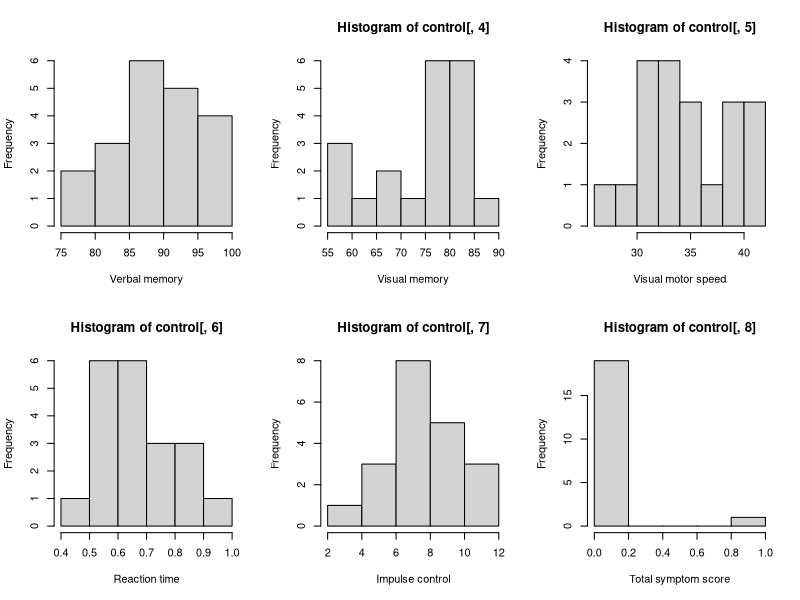
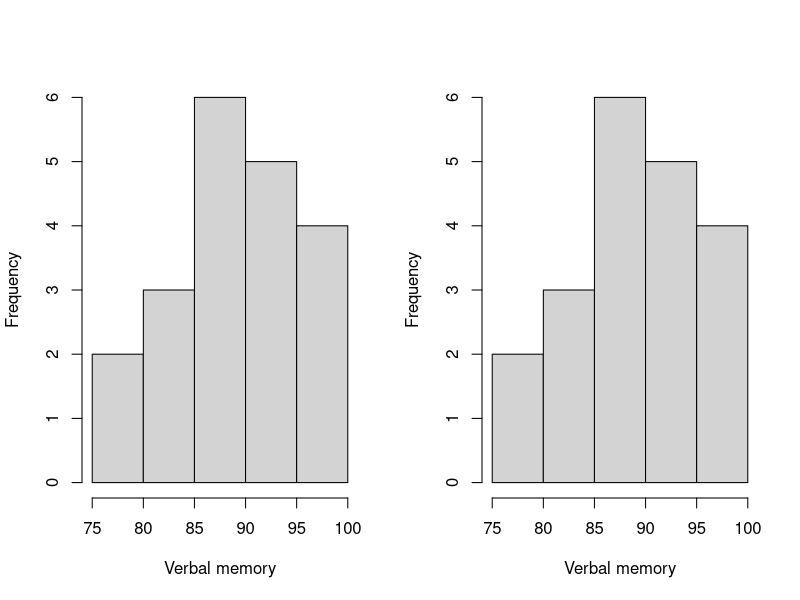
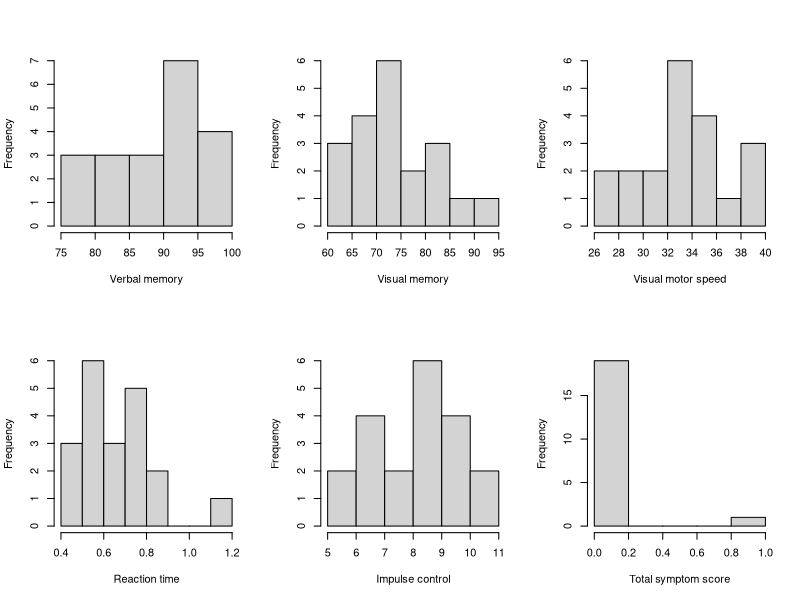
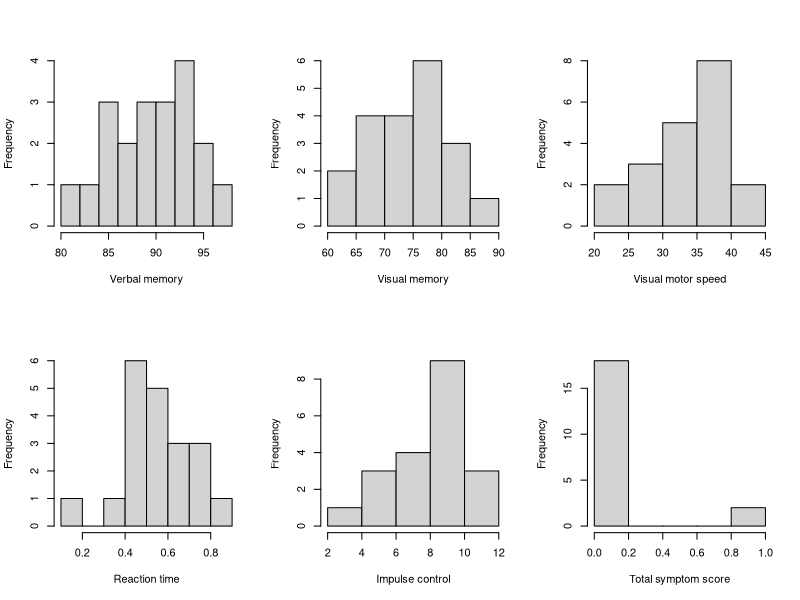
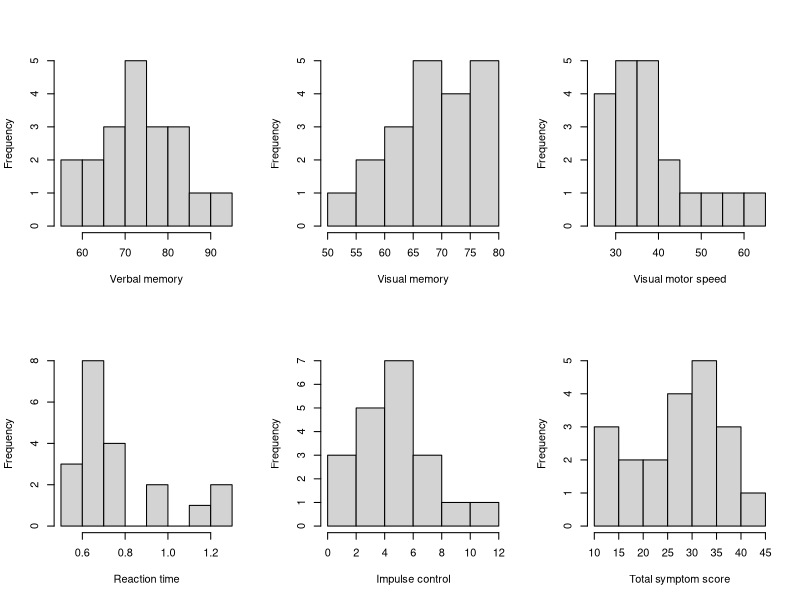
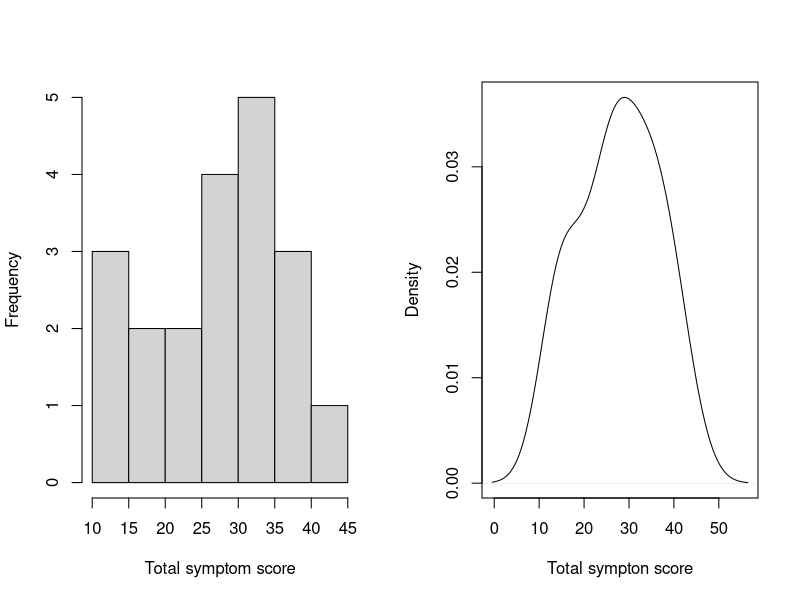
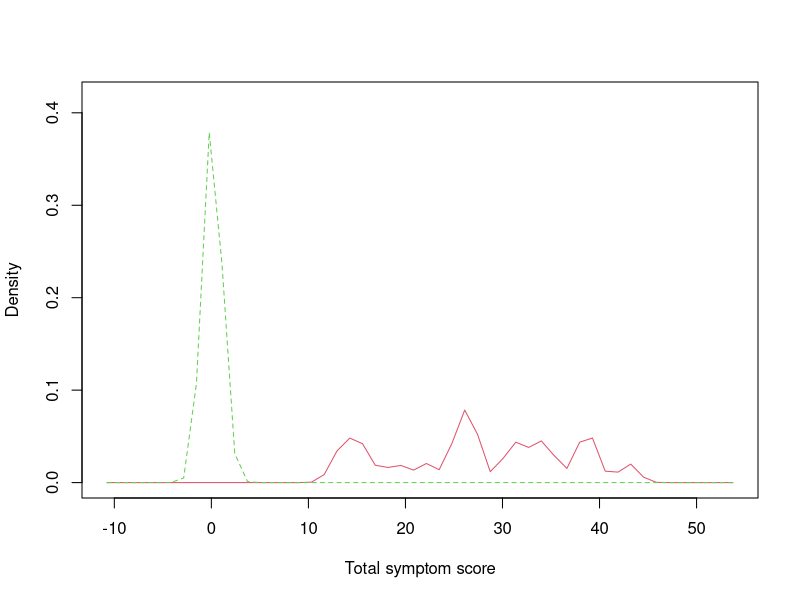

Recreate these plots in R, in order.
# Statistics One Lab 2 

# Lab goals
#   Read a datafile into R
#   Learn more about object types
#   Print summary statistics
#   Examine distributions using histograms

# Example
#   Investigating the effects of sports-related concussion
#   Simulated data are based on an online assessment tool called IMPACT (http://www.impacttest.com)
#   IMPACT provides 6 main measures, listed here:
#     Memory composite verbal
#     Memory composite visual
#     Visual motor speed composite
#     Reaction time composite
#     Impulse control composite
#     Total symptom score


# Check your working directory
# getwd()

setwd("/home/joey/github/R/Coursera Statistics Princeton//")

# If necessary, set your working directory

# If necessary, install packages
# install.packages("psych")
# install.packages("sm")

# Load packages
library(psych)
library(sm)

# Read data into a dataframe called impact
impact <- read.table("stats1_datafiles_Stats1.13.Lab.02.txt", header = T) 

# Get the dimensions of the dataframe
dim(impact)
nrow(impact)
ncol(impact)

# edit(impact)

# Object types
class(impact) 
names(impact) 

class(impact$verbal_memory_baseline)
class(impact$reaction_time_baseline)
class(impact$subject)

impact$subject <- factor(impact$subject) 
class(impact$subject)

# Summary statistics
mean(impact$verbal_memory_baseline) 
sd(impact$verbal_memory_baseline)
# var(impact$verbal_memory_baseline)

describe(impact) 

describeBy(impact, impact$condition)

# Subsetting
# edit(impact)

control <- subset(impact, impact[, 2]=="control")
control

concussed <- subset(impact, impact[, 2]=="concussed")
concussed

# Histograms of control group at baseline
par(mfrow = c(2,3)) # To view 6 histograms on one page 
hist(control[, 3], xlab = "Verbal memory", main = "") # nic tam nebude
hist(control[, 4], xlab = "Visual memory")
hist(control[, 5], xlab = "Visual motor speed")
hist(control[, 6], xlab = "Reaction time")
hist(control[, 7], xlab = "Impulse control")
hist(control[, 8], xlab = "Total symptom score")

# To demonstrate that there is more than one way to access a variable
par(mfrow = c(1,2)) # To view 2 histograms on one page 
hist(control[, 3], xlab = "Verbal memory", main = "") # obe jsou stejne, druha je lepsi > chapevejsi
hist(control$verbal_memory_baseline, xlab = "Verbal memory", main = "") 

# Histograms of concussed group at baseline
par(mfrow = c(2,3))
hist(concussed[, 3], xlab = "Verbal memory", main = "")
hist(concussed[, 4], xlab = "Visual memory", main = "")
hist(concussed[, 5], xlab = "Visual motor speed", main = "")
hist(concussed[, 6], xlab = "Reaction time", main = "")
hist(concussed[, 7], xlab = "Impulse control", main = "")
hist(concussed[, 8], xlab = "Total symptom score", main = "")

# Histograms of control group at retest
par(mfrow = c(2,3))
hist(control[, 9], xlab = "Verbal memory", main = "") 
hist(control[, 10], xlab = "Visual memory", main = "")
hist(control[, 11], xlab = "Visual motor speed", main = "")
hist(control[, 12], xlab = "Reaction time", main = "")
hist(control[, 13], xlab = "Impulse control", main = "")
hist(control[, 14], xlab = "Total symptom score", main = "")

# Histograms of concussed group at retest
par(mfrow = c(2,3))
hist(concussed[, 9], xlab = "Verbal memory", main = "")
hist(concussed[, 10], xlab = "Visual memory", main = "")
hist(concussed[, 11], xlab = "Visual motor speed", main = "")
hist(concussed[, 12], xlab = "Reaction time", main = "")
hist(concussed[, 13], xlab = "Impulse control", main = "")
hist(concussed[, 14], xlab = "Total symptom score", main = "")

# Density plots
par(mfrow = c(1,2))
hist(concussed[, 14], xlab = "Total symptom score", main = "")
plot(density(concussed[, 14]), xlab = "Total sympton score", main = "")

# Compare density plots
par(mfrow = c(1,1))
sm.density.compare(impact$total_symptom_retest, 
                   impact$condition, xlab = "Total symptom score")               
